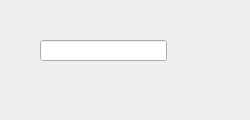
<?xml version="1.0" ?>
<ui version="4.0">
  <class>newDisplay</class>
  <widget class="QWidget" name="Form">
    <property name="geometry">
      <rect>
        <x>95</x>
        <y>151</y>
        <width>250</width>
        <height>120</height>
      </rect>
    </property>
    <property name="styleSheet">
      <string notr="true">QWidget#Form {
  color: rgb(0, 0, 0);
  background-color: rgb(187, 187, 187);
  }</string>
    </property>
    <property name="windowTitle">
      <string>newDisplay</string>
    </property>
    <widget class="PyDMLineEdit" name="PyDMLineEdit">
      <property name="geometry">
        <rect>
          <x>40</x>
          <y>40</y>
          <width>127</width>
          <height>21</height>
        </rect>
      </property>
      <property name="toolTip">
        <string/>
      </property>
      <property name="channel" stdset="0">
        <string>ca://prj:m1.VAL</string>
      </property>
    </widget>
  </widget>
  <customwidgets>
    <customwidget>
      <class>PyDMLineEdit</class>
      <extends>QLineEdit</extends>
      <header>pydm.widgets.line_edit</header>
    </customwidget>
    <customwidget>
      <class>PyDMLabel</class>
      <extends>QLabel</extends>
      <header>pydm.widgets.label</header>
    </customwidget>
    <customwidget>
      <class>PyDMEmbeddedDisplay</class>
      <extends>QFrame</extends>
      <header>pydm.widgets.embedded_display</header>
    </customwidget>
    <customwidget>
      <class>PyDMRelatedDisplayButton</class>
      <extends>QPushButton</extends>
      <header>pydm.widgets.related_display_button</header>
    </customwidget>
  </customwidgets>
</ui>
